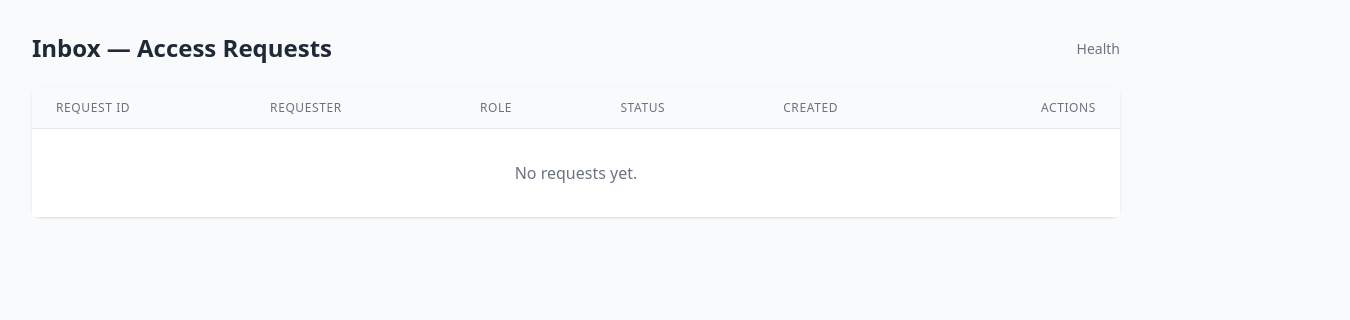
The page /admin/requests on the database as committed earlier.
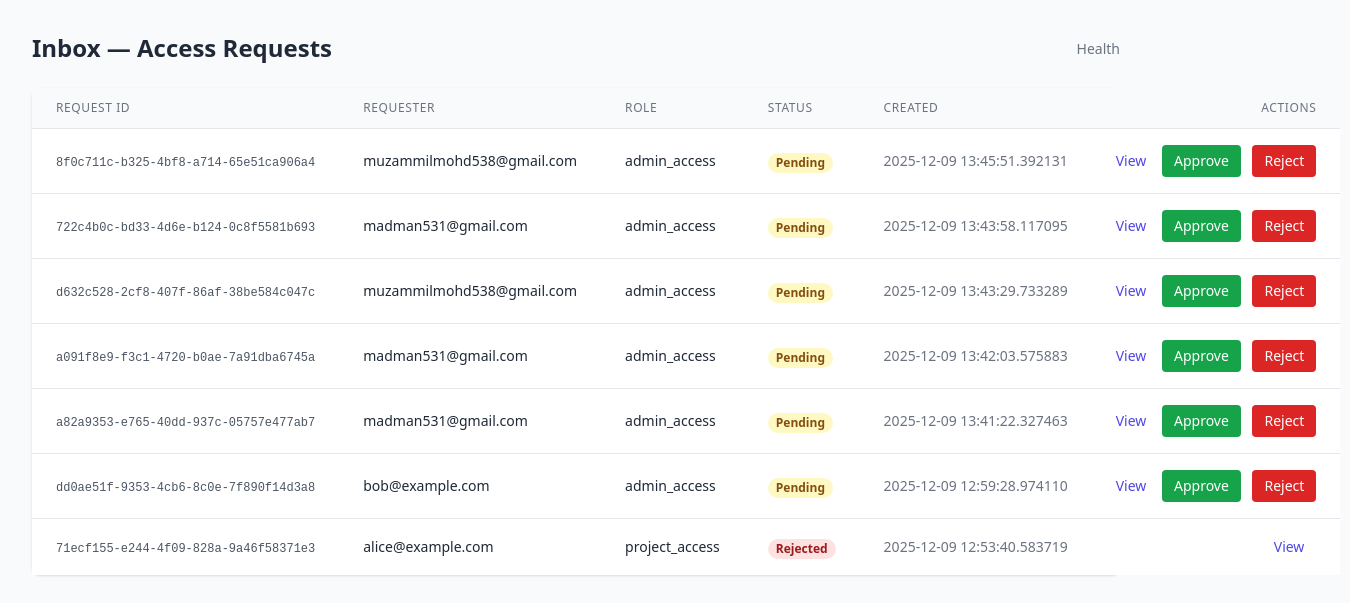
The same page on the database as committed later.
### app/models.py (models this page shows)
class AccessRequest(Base):
    __tablename__ = "access_requests"
    id = Column(String(36), primary_key=True, default=lambda: str(uuid.uuid4()))
    keycloak_user_id = Column(String(36), nullable=False)
    requester_email = Column(String(256))
    requested_role = Column(String(256))
    meta = Column(Text, nullable=True)
    status = Column(Enum(RequestStatus), default=RequestStatus.pending)
    created_at = Column(DateTime, default=datetime.datetime.utcnow)
    updated_at = Column(DateTime, default=datetime.datetime.utcnow, onupdate=datetime.datetime.utcnow)
    last_notified_at = Column(DateTime, nullable=True)
    notify_count = Column(Integer, default=0)

### app/main.py (the view)
@app.get("/admin/requests", response_class=HTMLResponse)
def admin_list():
    db = SessionLocal()
    try:
        reqs = db.query(AccessRequest).order_by(AccessRequest.created_at.desc()).all()
        html = _jinja_env.get_template("admin_list.html").render(requests=reqs)
        return HTMLResponse(html)
    finally:
        db.close()

### app/templates/admin_list.html (shortened to what this page needs)
<!doctype html>
<html>
<head>
  <script src="https://cdn.tailwindcss.com"></script>
</head>
<body class="bg-gray-50 text-gray-800">
  <div class="max-w-6xl px-8 py-8">
    <div class="flex items-center justify-between">
      <h1 class="text-2xl font-semibold">Inbox — Access Requests</h1>
      <div>
        <a href="/health" class="text-sm text-gray-500">Health</a>
      </div>
    </div>
    <div class="mt-6 bg-white shadow rounded-lg">
      <table class="min-w-full divide-y divide-gray-200 ">
        <thead class="bg-gray-50">
          <tr>
            <th class="px-6 py-3 text-left text-xs font-medium text-gray-500 uppercase tracking-wider">Request ID</th>
            <th class="px-6 py-3 text-left text-xs font-medium text-gray-500 uppercase tracking-wider">Requester</th>
            <th class="px-6 py-3 text-left text-xs font-medium text-gray-500 uppercase tracking-wider">Role</th>
            <th class="px-6 py-3 text-left text-xs font-medium text-gray-500 uppercase tracking-wider">Status</th>
            <th class="px-6 py-3 text-left text-xs font-medium text-gray-500 uppercase tracking-wider">Created</th>
            <th class="px-6 py-3 text-right text-xs font-medium text-gray-500 uppercase tracking-wider">Actions</th>
          </tr>
        </thead>
        <tbody id="requests-tbody" class="bg-white divide-y divide-gray-200">
          {% for r in requests %}
          <tr id="req-row-{{ r.id }}">
            <td class="px-6 py-4 whitespace-nowrap text-sm text-gray-900"><code class="text-xs text-gray-600">{{ r.id }}</code></td>
            <td class="px-6 py-4 whitespace-nowrap text-sm">{{ r.requester_email or '—' }}</td>
            <td class="px-6 py-4 whitespace-nowrap text-sm">{{ r.requested_role }}</td>
            <td class="px-6 py-4 whitespace-nowrap">
              {% if r.status == 'pending' %}
                <span class="px-2 inline-flex text-xs leading-5 font-semibold rounded-full bg-yellow-100 text-yellow-800">Pending</span>
              {% elif r.status == 'approved' %}
                <span class="px-2 inline-flex text-xs leading-5 font-semibold rounded-full bg-green-100 text-green-800">Approved</span>
              {% else %}
                <span class="px-2 inline-flex text-xs leading-5 font-semibold rounded-full bg-red-100 text-red-800">Rejected</span>
              {% endif %}
            </td>
            <td class="px-6 py-4 whitespace-nowrap text-sm text-gray-500">{{ r.created_at }}</td>
            <td class="px-6 py-4 whitespace-nowrap text-right text-sm font-medium">
              <a href="/admin/requests/{{ r.id }}" class="text-indigo-600 hover:text-indigo-900 mr-3">View</a>
              {% if r.status == 'pending' %}
                <button onclick="takeAction('{{ r.id }}','approve')" class="inline-flex items-center px-3 py-1.5 bg-green-600 text-white rounded text-sm hover:bg-green-700">Approve</button>
                <button onclick="takeAction('{{ r.id }}','reject')" class="inline-flex items-center px-3 py-1.5 bg-red-600 text-white rounded text-sm hover:bg-red-700 ml-2">Reject</button>
              {% endif %}
            </td>
          </tr>
          {% else %}
          <tr>
            <td colspan="6" class="px-6 py-8 text-center text-gray-500">No requests yet.</td>
          </tr>
          {% endfor %}
        </tbody>
      </table>
    </div>
  </div>
</body>
</html>

Rows that differ between the two databases and show on the page:
added AccessRequest: id "8f0c711c-b325-4bf8-a714-65e51ca906a4", requester_email "muzammilmohd538@gmail.com", requested_role "admin_access", status "Pending", created_at "2025-12-09 13:45:51.392131"
added AccessRequest: id "722c4b0c-bd33-4d6e-b124-0c8f5581b693", requester_email "madman531@gmail.com", requested_role "admin_access", status "Pending", created_at "2025-12-09 13:43:58.117095"
added AccessRequest: id "d632c528-2cf8-407f-86af-38be584c047c", requester_email "muzammilmohd538@gmail.com", requested_role "admin_access", status "Pending", created_at "2025-12-09 13:43:29.733289"
added AccessRequest: id "a091f8e9-f3c1-4720-b0ae-7a91dba6745a", requester_email "madman531@gmail.com", requested_role "admin_access", status "Pending", created_at "2025-12-09 13:42:03.575883"
added AccessRequest: id "a82a9353-e765-40dd-937c-05757e477ab7", requester_email "madman531@gmail.com", requested_role "admin_access", status "Pending", created_at "2025-12-09 13:41:22.327463"
added AccessRequest: id "dd0ae51f-9353-4cb6-8c0e-7f890f14d3a8", requester_email "bob@example.com", requested_role "admin_access", status "Pending", created_at "2025-12-09 12:59:28.974110"
added AccessRequest: id "71ecf155-e244-4f09-828a-9a46f58371e3", requester_email "alice@example.com", requested_role "project_access", status "Rejected", created_at "2025-12-09 12:53:40.583719"
Other text that changed with them:
text no longer shown: "No requests yet."
